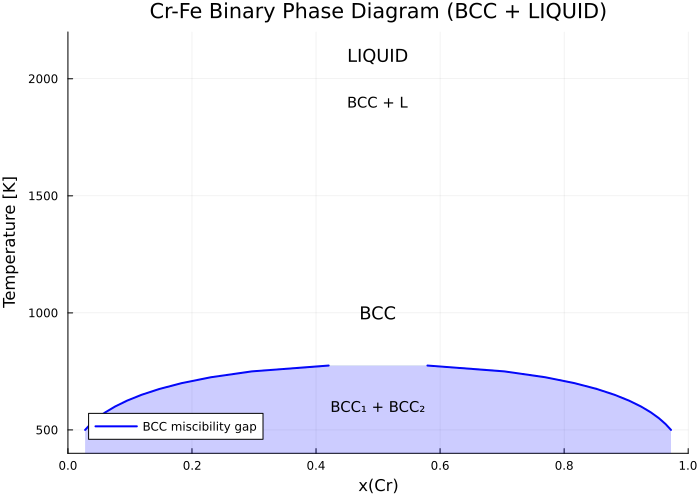

Write Julia code to recreate this figure.
# SPDX-License-Identifier: GPL-3.0-or-later
# Copyright (C) 2026 Hiroharu Sugawara
# Part of OpenCALPHAD.jl - Example: Two-phase equilibrium (map2.OCM equivalent)
#
# Calculate two-phase equilibrium for Cr-Fe system:
# 1. BCC miscibility gap at low temperature
# 2. BCC + LIQUID equilibrium (solidus/liquidus)
#
# This corresponds to map2.OCM from openCALPHAD (Fortran) which calculates
# Cr-Mo miscibility gap and liquidus. We use Cr-Fe here since we have the TDB.
#
# Usage:
#   julia --project examples/312_two_phase_crfe.jl

using OpenCALPHAD
using Plots

println("=" ^ 70)
println("Two-Phase Equilibrium: Cr-Fe System (map2.OCM equivalent)")
println("=" ^ 70)

# Load Cr-Fe thermodynamic database
tdb_path = joinpath(@__DIR__, "..", "reftest", "tdb", "crfe.TDB")
db = read_tdb(tdb_path)

bcc = get_phase(db, "BCC_A2")
liquid = get_phase(db, "LIQUID")

println("\nPhases loaded:")
println("  BCC_A2: ", bcc.constituents)
println("  LIQUID: ", liquid.constituents)

# =============================================================================
# Part 1: BCC Miscibility Gap
# =============================================================================

println("\n" * "-" ^ 70)
println("Part 1: BCC Miscibility Gap")
println("-" ^ 70)

# Find miscibility gap at various temperatures
T_gap = Float64[]
x1_gap = Float64[]
x2_gap = Float64[]

println("\nCalculating BCC miscibility gap...")
for T in 500.0:25.0:900.0
    gap = find_miscibility_gap(bcc, T, db)
    if !isnothing(gap) && gap.converged
        push!(T_gap, T)
        push!(x1_gap, gap.x1)  # Cr-rich
        push!(x2_gap, gap.x2)  # Fe-rich
    end
end

if !isempty(T_gap)
    println("Miscibility gap found from T=$(minimum(T_gap))K to T=$(maximum(T_gap))K")
    println(
        "At T=$(T_gap[end])K: x(Cr) = $(round(x1_gap[end], digits=3)) and $(round(x2_gap[end], digits=3))",
    )
else
    println("No miscibility gap found in BCC")
end

# =============================================================================
# Part 2: BCC + LIQUID Equilibrium (Solidus/Liquidus)
# =============================================================================

println("\n" * "-" ^ 70)
println("Part 2: BCC + LIQUID Equilibrium")
println("-" ^ 70)

# Find BCC-LIQUID phase boundaries
T_liq = Float64[]
x_bcc = Float64[]
x_liquid = Float64[]

println("\nCalculating BCC-LIQUID phase boundaries...")
for T in 1600.0:25.0:2200.0
    result = find_common_tangent(bcc, liquid, T, db; n_points = 51)
    if !isnothing(result) && result.converged
        push!(T_liq, T)
        # Get compositions from site fractions
        x_b = result.phase1.site_fractions[1, 1]  # Cr in BCC
        x_l = result.phase2.site_fractions[1, 1]  # Cr in LIQUID
        push!(x_bcc, x_b)
        push!(x_liquid, x_l)
    end
end

if !isempty(T_liq)
    println(
        "BCC-LIQUID equilibrium found from T=$(minimum(T_liq))K to T=$(maximum(T_liq))K",
    )
    println(
        "At T=$(T_liq[1])K: x(Cr)_BCC = $(round(x_bcc[1], digits=3)), x(Cr)_LIQ = $(round(x_liquid[1], digits=3))",
    )
else
    println("No BCC-LIQUID equilibrium found")
end

# =============================================================================
# Create Phase Diagram Plot
# =============================================================================

println("\n" * "-" ^ 70)
println("Generating phase diagram...")
println("-" ^ 70)

p = plot(
    xlabel = "x(Cr)",
    ylabel = "Temperature [K]",
    title = "Cr-Fe Binary Phase Diagram (BCC + LIQUID)",
    xlims = (0, 1),
    ylims = (400, 2200),
    legend = :bottomleft,
    size = (700, 500),
)

# Plot miscibility gap (BCC1 + BCC2)
if !isempty(T_gap)
    plot!(p, x1_gap, T_gap,
        label = "BCC miscibility gap",
        linewidth = 2, color = :blue)
    plot!(p, x2_gap, T_gap,
        label = "",
        linewidth = 2, color = :blue)

    # Shade the two-phase region
    # Fill between the curves
    plot!(p, vcat(x1_gap, reverse(x2_gap)), vcat(T_gap, reverse(T_gap)),
        fill = true, fillalpha = 0.2, fillcolor = :blue,
        linewidth = 0, label = "")
end

# Plot solidus/liquidus (BCC + LIQUID)
if !isempty(T_liq)
    plot!(p, x_bcc, T_liq,
        label = "Solidus (BCC)",
        linewidth = 2, color = :red)
    plot!(p, x_liquid, T_liq,
        label = "Liquidus (LIQUID)",
        linewidth = 2, color = :orange, linestyle = :dash)
end

# Add phase labels
annotate!(p, 0.5, 600, text("BCC₁ + BCC₂", 10, :center))
annotate!(p, 0.5, 1000, text("BCC", 12, :center))
annotate!(p, 0.5, 1900, text("BCC + L", 10, :center))
annotate!(p, 0.5, 2100, text("LIQUID", 12, :center))

# Save
output_path = joinpath(@__DIR__, "312_two_phase_crfe.png")
savefig(p, output_path)
println("\nSaved to: $output_path")

display(p)

# =============================================================================
# Summary
# =============================================================================

println("\n" * "=" ^ 70)
println("Summary")
println("=" ^ 70)
println("""

This example demonstrates two-phase equilibrium calculations:

1. **BCC Miscibility Gap** (low temperature)
   - find_miscibility_gap(bcc, T, db) finds spinodal decomposition
   - Two BCC phases with different Cr content coexist
   - Similar to Ag-Cu FCC miscibility gap

2. **BCC + LIQUID Equilibrium** (high temperature)
   - find_common_tangent(bcc, liquid, T, db) finds solidus/liquidus
   - BCC (solid) and LIQUID phases coexist at melting
   - Uses chemical potential equality condition

This corresponds to map2.OCM from openCALPHAD (Fortran) which calculates
Cr-Mo phase diagram with miscibility gap and liquidus.

Note: The Cr-Fe system also has FCC and SIGMA phases at intermediate
temperatures, which are not shown in this simplified example.
""")
